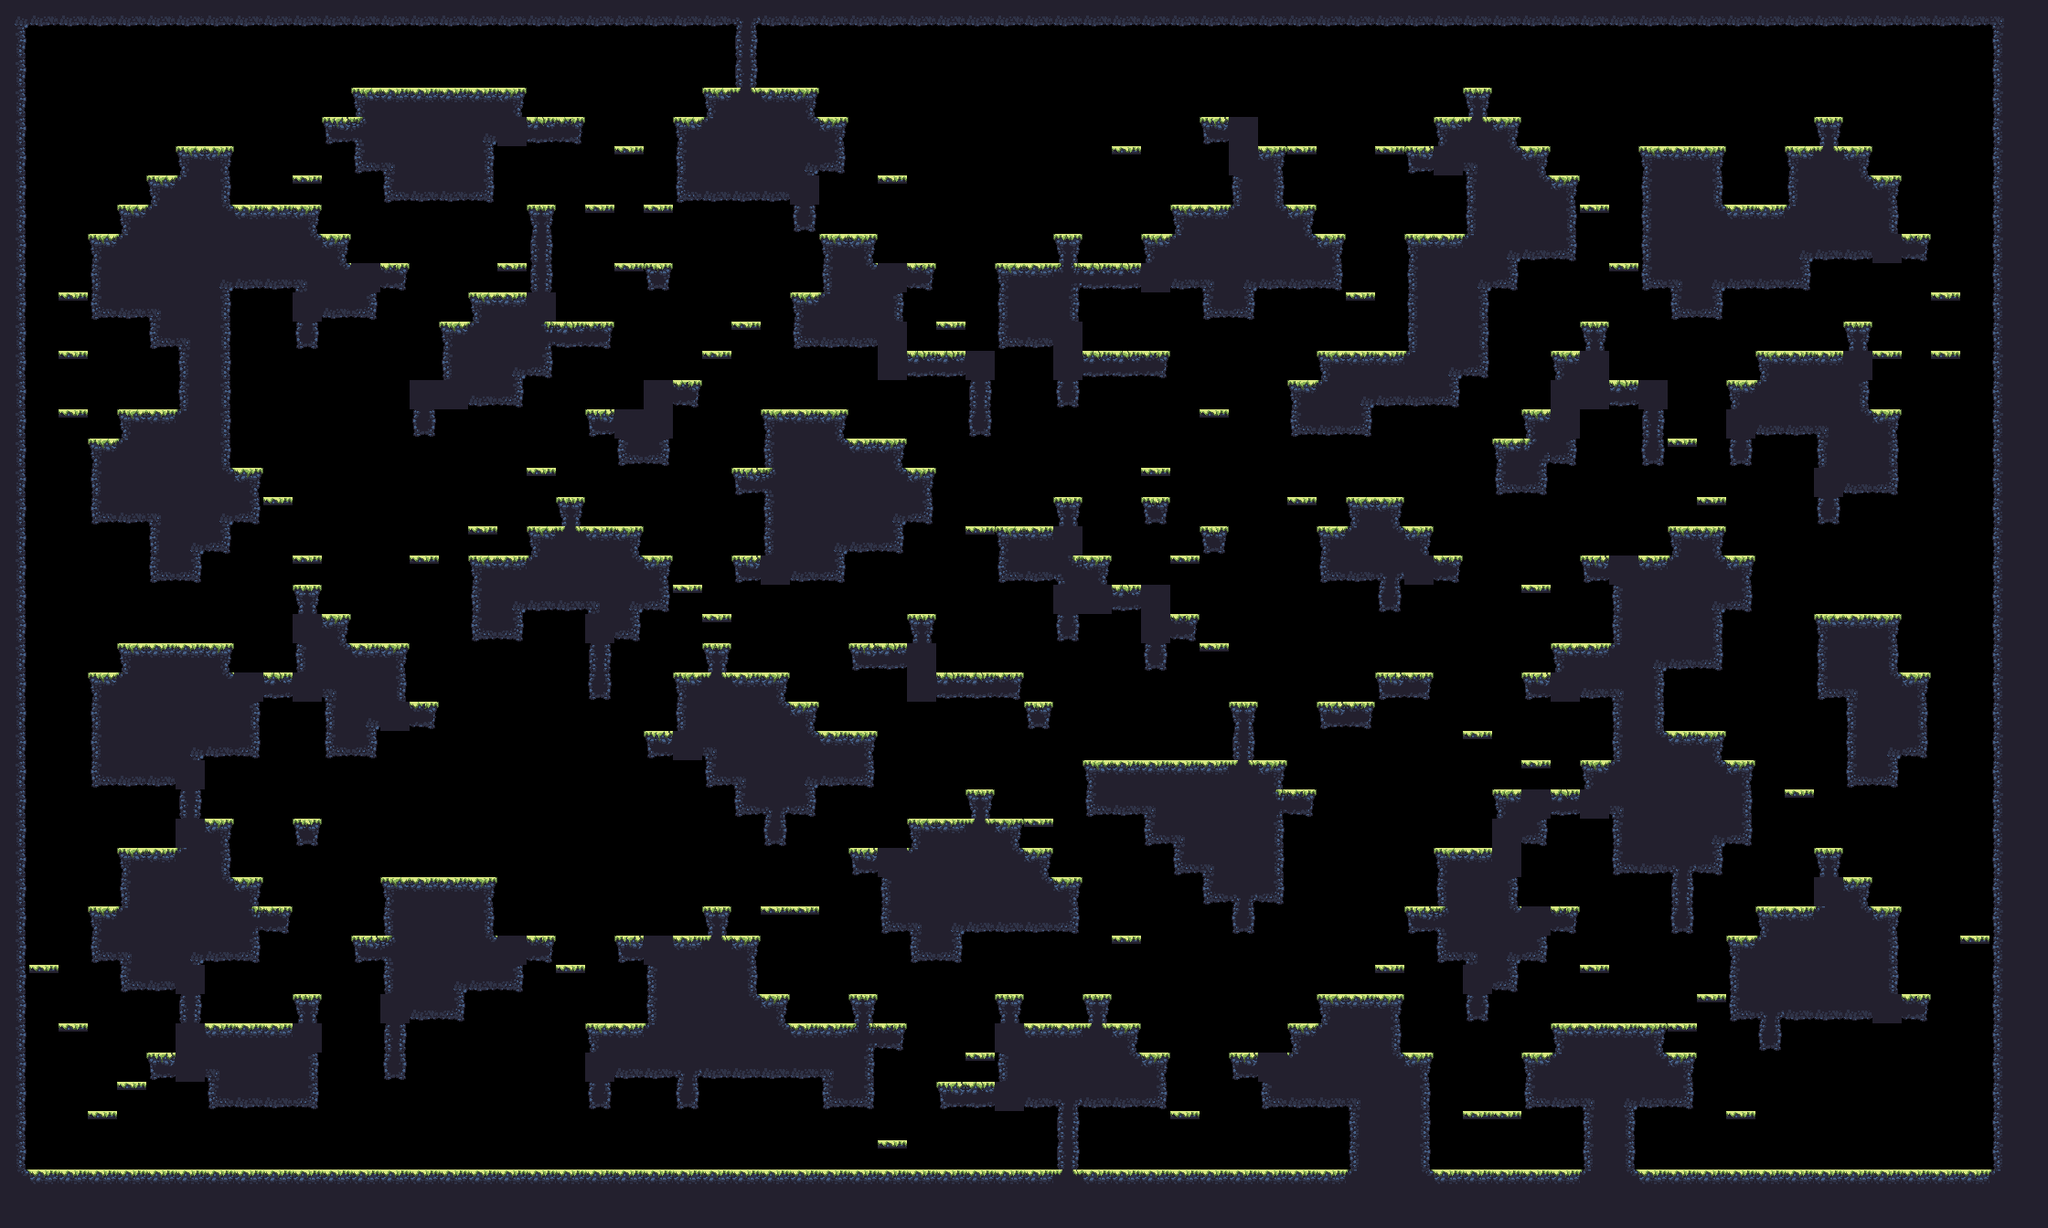

This is a level from a 2D game, rendered from its Tiled map with the project's own tilesets. A one-line summary and the map file follow, with tile-layer data summarised:
An orthogonal 70x42 tile map with 32x32 px tiles, 1 tile layer (main) and 17 objects (9x spawn, spawnPlayer0, spawnCrown0, spawnPlayer1, spawnCrown1, ...).

<map compressionlevel="0" height="42" infinite="0" nextlayerid="3" nextobjectid="4" orientation="orthogonal" renderorder="right-down" tiledversion="1.3.2" tileheight="32" tilewidth="32" version="1.2" width="70">
 <tileset firstgid="1" source="forest_summer_tile_set.tsx" />
 <layer height="42" id="1" name="main" width="70">
  <data>[2940 cells, 1268 non-empty, 28 distinct tile ids]</data>
 </layer>
 <objectgroup><object id="1" name="spawnPlayer0" x="192" y="112.0" /><object id="2" name="spawnCrown0" x="224" y="112.0" /><object id="3" name="spawnPlayer1" x="1952" y="112.0" /><object id="4" name="spawnCrown1" x="2112" y="208.0" /><object id="5" name="spawnPlayer2" x="128" y="1232.0" /><object id="6" name="spawnCrown2" x="96" y="1232.0" /><object id="7" name="spawnPlayer3" x="2112" y="1232.0" /><object id="8" name="spawnCrown3" x="2112" y="1232.0" /><object id="9" name="spawn" x="1696" y="336.0" /><object id="10" name="spawn" x="2016" y="1232.0" /><object id="11" name="spawn" x="1632" y="816.0" /><object id="12" name="spawn" x="1408" y="1072.0" /><object id="13" name="spawn" x="832" y="1232.0" /><object id="14" name="spawn" x="1760" y="304.0" /><object id="15" name="spawn" x="256" y="656.0" /><object id="16" name="spawn" x="736" y="368.0" /><object id="17" name="spawn" x="1824" y="112.0" /></objectgroup></map>
